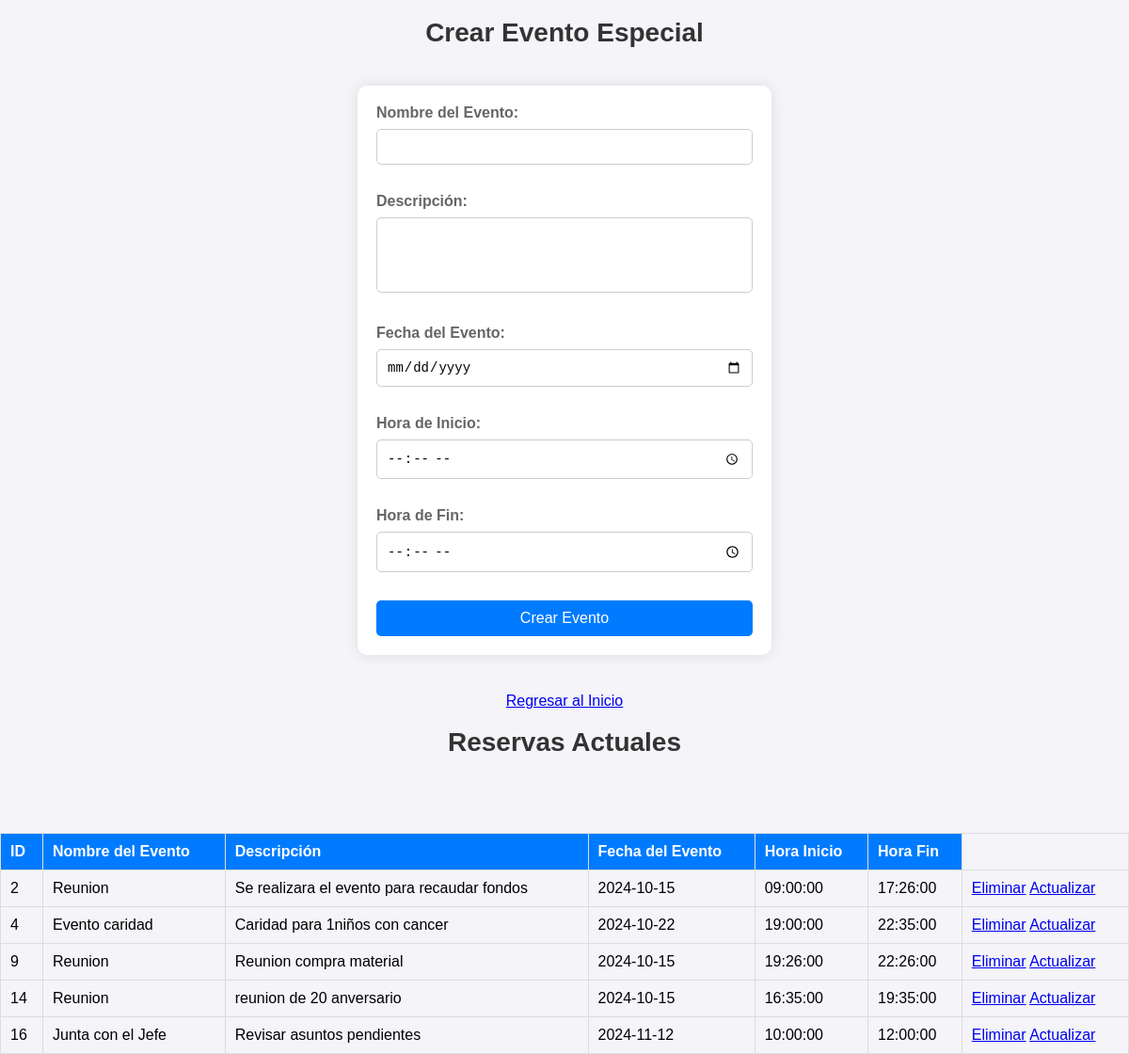
Page /public/crear_evento.php on the earlier database version.
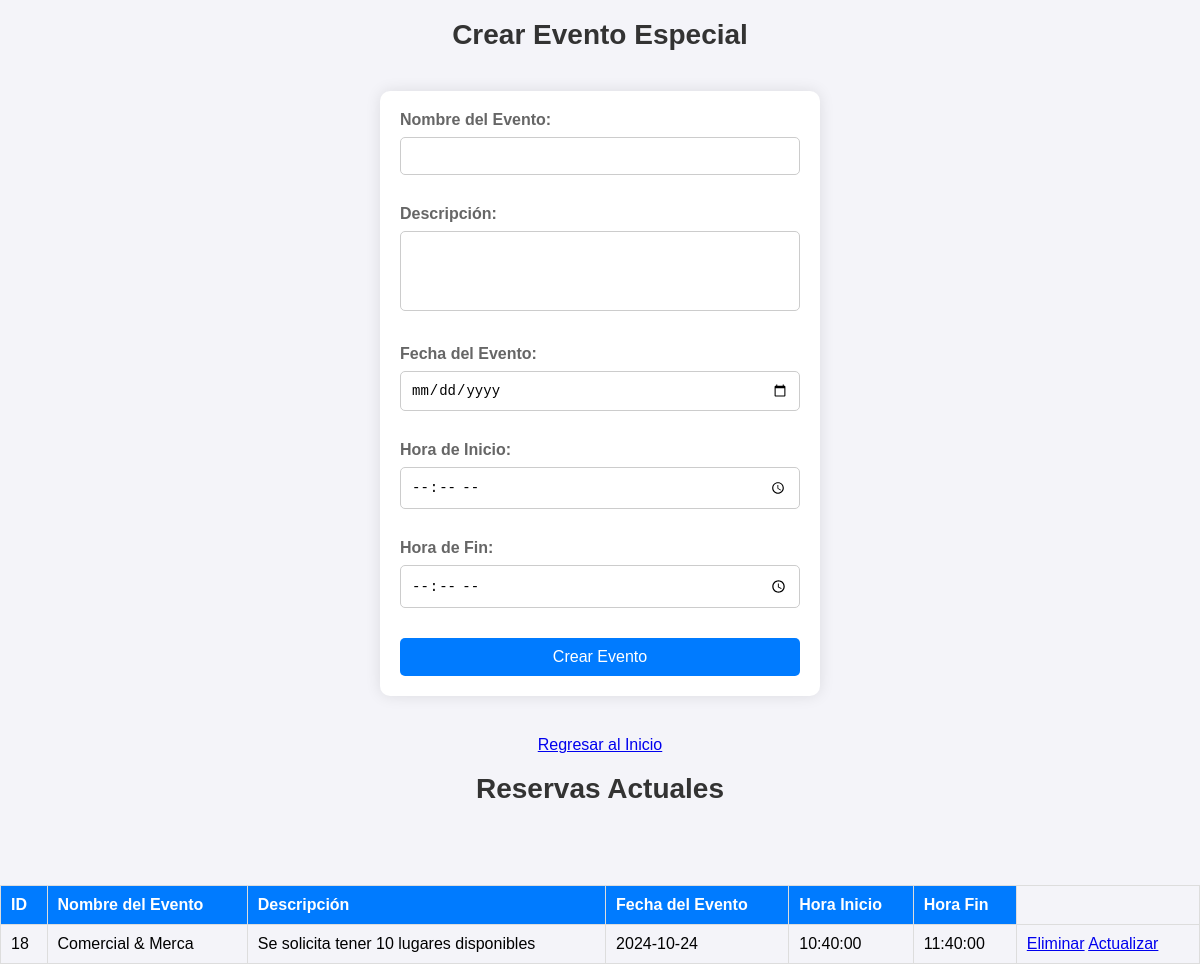
Same page on the later database version.
### tables this page shows
CREATE TABLE `eventos` (
  `id_evento` int(11) NOT NULL,
  `nombre_evento` varchar(255) NOT NULL,
  `descripcion` text DEFAULT NULL,
  `fecha_evento` date DEFAULT NULL,
  `hora_inicio` time DEFAULT NULL,
  `hora_fin` time DEFAULT NULL,
  `estado` varchar(50) DEFAULT NULL,
  `fecha_creacion` timestamp NOT NULL DEFAULT current_timestamp()
);

### public/crear_evento.php (the view, shortened to what this page needs)
<?php
include('../config/db.php');
?>
<!DOCTYPE html>
<html lang="es">
<head>
</head>
<body>
    <h1>Crear Evento Especial</h1>
    <div class="container">
    <form action="crear_evento.php" method="POST">
            <div class="form-group">
                <label for="nombre_evento">Nombre del Evento:</label>
                <input type="text" id="nombre_evento" name="nombre_evento" required>
            </div>
            <div class="form-group">
                <label for="descripcion">Descripción:</label>
                <textarea id="descripcion" name="descripcion" required></textarea>
            </div>
            <div class="form-group">
                <label for="fecha_evento">Fecha del Evento:</label>
                <input type="date" id="fecha_evento" name="fecha_evento" required>
            </div>
            <div class="form-group">
                <label for="hora_inicio">Hora de Inicio:</label>
                <input type="time" id="hora_inicio" name="hora_inicio" required>
            </div>
            <div class="form-group">
                <label for="hora_fin">Hora de Fin:</label>
                <input type="time" id="hora_fin" name="hora_fin" required>
            </div>
            <button type="submit">Crear Evento</button>
        </form>
    </div>
    <div class="mb-3">
        <a href="../../" class="btn btn-secondary">Regresar al Inicio</a>
    </div>
    <h1>Reservas Actuales</h1>
            <?php
        $query = "SELECT * FROM eventos";
        $result = $pdo->query($query);
        echo "<table class='table table-striped'>";
        echo "<thead><tr><th>ID</th><th>Nombre del Evento</th><th>Descripción</th><th>Fecha del Evento</th><th>Hora Inicio</th><th>Hora Fin</th></tr></thead>";
        echo "<tbody>";
        while ($row = $result->fetch(PDO::FETCH_ASSOC)) {
            echo "<tr>";
            echo "<td>{$row['id_evento']}</td>";
            echo "<td>{$row['nombre_evento']}</td>";
            echo "<td>{$row['descripcion']}</td>";
            echo "<td>{$row['fecha_evento']}</td>";
            echo "<td>{$row['hora_inicio']}</td>";
            echo "<td>{$row['hora_fin']}</td>";
            echo "<td>
                    <a href='../scripts/eliminar_evento.php?id_evento={$row['id_evento']}' class='btn btn-danger' onclick='return confirm(\"¿Estás seguro de que deseas eliminar este espacio?\");'>Eliminar</a>
                    <a href='../actualizar_evento.php?id_evento={$row['id_evento']}' class='btn btn-warning'>Actualizar</a>
                </td>";
            echo "</tr>";
        }
        echo "</tbody>";
        echo "</table>";
        ?>
</body>
</html>

### public/crear_evento.php (style rules this page uses)
body { font-family: Arial, sans-serif; background-color: #f4f4f9; display: flex; flex-direction: column; justify-content: center; align-items: center; margin: 0; }
h1 { text-align: center; color: #333; font-size: 28px; margin-bottom: 40px; }
.container { background-color: #fff; padding: 20px; border-radius: 10px; box-shadow: 0px 0px 15px rgba(0, 0, 0, 0.1); max-width: 400px; width: 100%; margin-bottom: 40px; }
label { display: block; color: #666; margin-bottom: 8px; font-weight: bold; }
input[type="text"], input[type="date"], input[type="time"], textarea { width: 100%; padding: 10px; margin-bottom: 15px; border: 1px solid #ccc; border-radius: 5px; box-sizing: border-box; font-size: 14px; }
textarea { resize: none; height: 80px; }
button { width: 100%; padding: 10px; background-color: #007BFF; color: white; border: none; border-radius: 5px; cursor: pointer; font-size: 16px; }
.form-group { margin-bottom: 15px; }
table { width: 100%; border-collapse: collapse; margin-top: 40px; }
table, th, td { border: 1px solid #ddd; }
th, td { padding: 10px; text-align: left; }
th { background-color: #007BFF; color: white; }
tr:nth-child(even) { background-color: #f4f4f9; }

Differences in the rows shown:
removed eventos: id_evento "2", nombre_evento "Reunion", descripcion "Se realizara el evento para recaudar fondos", fecha_evento "2024-10-15", hora_inicio "09:00:00", hora_fin "17:26:00"
removed eventos: id_evento "4", nombre_evento "Evento caridad", descripcion "Caridad para 1niños con cancer", fecha_evento "2024-10-22", hora_inicio "19:00:00", hora_fin "22:35:00"
removed eventos: id_evento "9", nombre_evento "Reunion", descripcion "Reunion compra material", fecha_evento "2024-10-15", hora_inicio "19:26:00", hora_fin "22:26:00"
removed eventos: id_evento "14", nombre_evento "Reunion", descripcion "reunion de 20 anversario", fecha_evento "2024-10-15", hora_inicio "16:35:00", hora_fin "19:35:00"
removed eventos: id_evento "16", nombre_evento "Junta con el Jefe", descripcion "Revisar asuntos pendientes", fecha_evento "2024-11-12", hora_inicio "10:00:00", hora_fin "12:00:00"
added eventos: id_evento "18", nombre_evento "Comercial & Merca", descripcion "Se solicita tener 10 lugares disponibles", fecha_evento "2024-10-24", hora_inicio "10:40:00", hora_fin "11:40:00"
